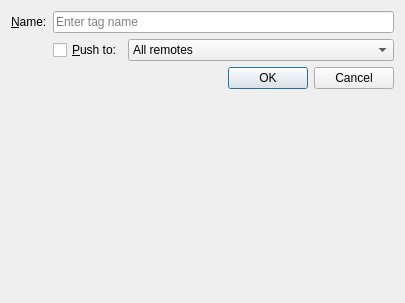
<?xml version="1.0" encoding="UTF-8"?>
<ui version="4.0">
 <class>NewTagDialog</class>
 <widget class="QDialog" name="NewTagDialog">
  <property name="windowModality">
   <enum>Qt::WindowModality::WindowModal</enum>
  </property>
  <property name="geometry">
   <rect>
    <x>0</x>
    <y>0</y>
    <width>405</width>
    <height>303</height>
   </rect>
  </property>
  <property name="windowTitle">
   <string>New tag</string>
  </property>
  <layout class="QFormLayout" name="formLayout">
   <property name="fieldGrowthPolicy">
    <enum>QFormLayout::FieldGrowthPolicy::ExpandingFieldsGrow</enum>
   </property>
   <item row="0" column="0">
    <widget class="QLabel" name="label">
     <property name="text">
      <string>&amp;Name:</string>
     </property>
     <property name="buddy">
      <cstring>nameEdit</cstring>
     </property>
    </widget>
   </item>
   <item row="0" column="1">
    <widget class="QLineEdit" name="nameEdit">
     <property name="sizePolicy">
      <sizepolicy hsizetype="Expanding" vsizetype="Fixed">
       <horstretch>0</horstretch>
       <verstretch>0</verstretch>
      </sizepolicy>
     </property>
     <property name="placeholderText">
      <string>Enter tag name</string>
     </property>
    </widget>
   </item>
   <item row="1" column="1">
    <layout class="QHBoxLayout" name="horizontalLayout_2">
     <item>
      <widget class="QCheckBox" name="pushCheckBox">
       <property name="text">
        <string>&amp;Push to:</string>
       </property>
      </widget>
     </item>
     <item>
      <widget class="QComboBox" name="remotesComboBox">
       <property name="sizePolicy">
        <sizepolicy hsizetype="MinimumExpanding" vsizetype="Fixed">
         <horstretch>0</horstretch>
         <verstretch>0</verstretch>
        </sizepolicy>
       </property>
       <item>
        <property name="text">
         <string>All remotes</string>
        </property>
       </item>
      </widget>
     </item>
    </layout>
   </item>
   <item row="2" column="0" colspan="2">
    <widget class="QDialogButtonBox" name="buttonBox">
     <property name="orientation">
      <enum>Qt::Orientation::Horizontal</enum>
     </property>
     <property name="standardButtons">
      <set>QDialogButtonBox::StandardButton::Cancel|QDialogButtonBox::StandardButton::Ok</set>
     </property>
    </widget>
   </item>
  </layout>
 </widget>
 <tabstops>
  <tabstop>nameEdit</tabstop>
 </tabstops>
 <resources/>
 <connections>
  <connection>
   <sender>buttonBox</sender>
   <signal>accepted()</signal>
   <receiver>NewTagDialog</receiver>
   <slot>accept()</slot>
   <hints>
    <hint type="sourcelabel">
     <x>260</x>
     <y>129</y>
    </hint>
    <hint type="destinationlabel">
     <x>157</x>
     <y>274</y>
    </hint>
   </hints>
  </connection>
  <connection>
   <sender>buttonBox</sender>
   <signal>rejected()</signal>
   <receiver>NewTagDialog</receiver>
   <slot>reject()</slot>
   <hints>
    <hint type="sourcelabel">
     <x>328</x>
     <y>129</y>
    </hint>
    <hint type="destinationlabel">
     <x>286</x>
     <y>274</y>
    </hint>
   </hints>
  </connection>
  <connection>
   <sender>pushCheckBox</sender>
   <signal>toggled(bool)</signal>
   <receiver>remotesComboBox</receiver>
   <slot>setEnabled(bool)</slot>
   <hints>
    <hint type="sourcelabel">
     <x>80</x>
     <y>65</y>
    </hint>
    <hint type="destinationlabel">
     <x>248</x>
     <y>65</y>
    </hint>
   </hints>
  </connection>
 </connections>
</ui>
